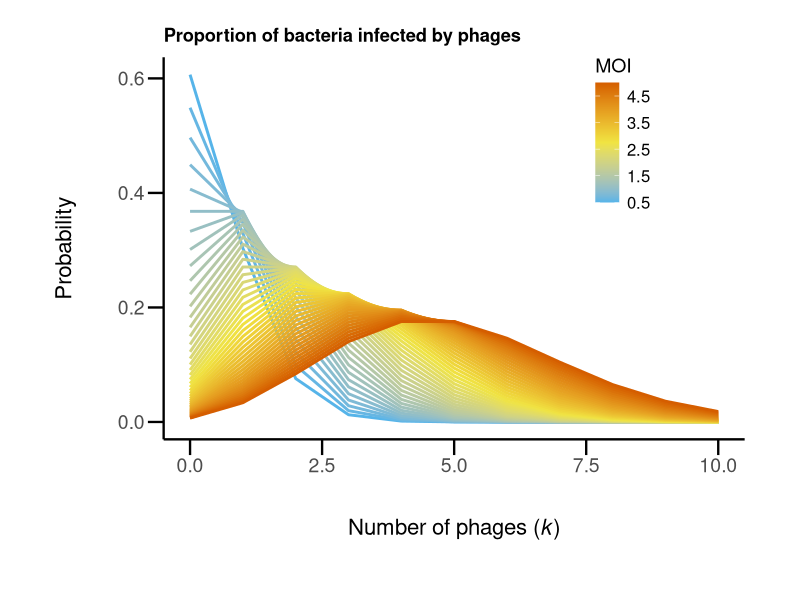

Write R code to recreate this figure.
# Load necessary library for visualization
library(ggplot2)

# Set parameters
moi_values <- seq(0.5, 5, by = 0.1)  # MOI values from 0.5 to 5 in increments of 0.1
k_max <- 10  # Maximum number of phages to consider

# Create a data frame for all MOI values
data <- do.call(rbind, lapply(moi_values, function(lambda) {
  k_values <- 0:k_max
  probabilities <- dpois(k_values, lambda)
  data.frame(k = k_values, Probability = probabilities, MOI = lambda)
}))

# Load necessary library for visualization
library(ggplot2)

# Set parameters
moi_values <- seq(0.5, 5, by = 0.1)  # MOI values from 0.5 to 5 in increments of 0.1
k_max <- 10  # Maximum number of phages to consider

# Create a data frame for all MOI values
data <- do.call(rbind, lapply(moi_values, function(lambda) {
  k_values <- 0:k_max
  probabilities <- dpois(k_values, lambda)
  data.frame(k = k_values, Probability = probabilities, MOI = lambda)
}))

# Generate a line plot with a three-color gradient palette and custom legend position
plot <- ggplot(data, aes(x = k, y = Probability, group = MOI, color = MOI)) +
  geom_line(size = 1) +
  scale_color_gradientn(
    name = "MOI",
    colors = c("#56B4E9", "#F0E442", "#D55E00"),  # Three-color range
    breaks = seq(0.5, 5, by = 1),  # Reference points for the gradient
    labels = as.character(seq(0.5, 5, by = 1))
  ) +
  labs(
    title = expression(bold("Proportion of bacteria infected by phages")),  # Make title bold
    x = expression("Number of phages (" * italic(k) * ")"),  # Correctly italicize k
    y = "Probability"
  ) +
  theme_minimal() +
  theme(
    panel.grid = element_blank(),
    axis.line = element_line(color = "black", size = 0.8),
    axis.ticks = element_line(color = "black", size = 0.8),
    axis.ticks.length = unit(0.4, "cm"),
    axis.text = element_text(size = 14),
    axis.title.x = element_text(size = 16, margin = margin(t = 30)),
    axis.title.y = element_text(size = 16, margin = margin(r = 30)),
    plot.margin = margin(t = 20, r = 40, b = 40, l = 40),
    legend.position = c(0.85, 0.6),  # Adjust legend to specific coordinates
    legend.justification = c(1, 0),
    legend.text = element_text(size = 12),  # Increase legend text size
    legend.title = element_text(size = 14)  # Increase legend title size
  )

# Display the plot
print(plot)
